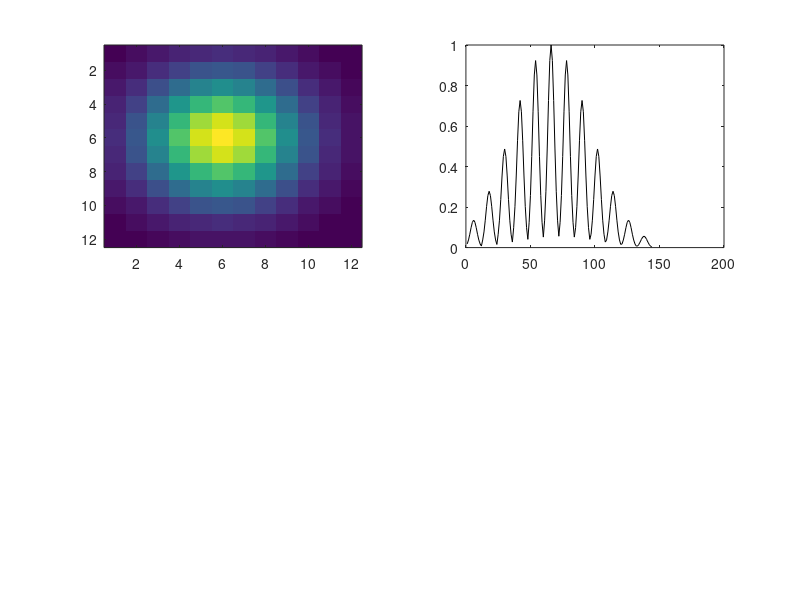

The MATLAB script that drew this image: (Note: this script raises an error after producing the figure.)
% test empirical logistic regression on 2D simulated example

% make 2D filter
nx = 12;
sig = 2.5;
[xx,yy] = meshgrid(1:nx,1:nx);
wtsim = exp(-((xx-nx/2).^2+(yy-nx/2).^2)/(2*sig^2));
clf; subplot(221);
imagesc(wtsim);

% make weights into column vector
wts = wtsim(:);  
nw = length(wts);
errfun = @(w)(norm(w-wts).^2);  % error function
tt = 1:nw;
subplot(222);
plot(tt,wts,'k');

%% Make stimuli & simulate response
nstim = 1000;
stim = 2*(randn(nstim,nw));  % Gaussian stimuli
xproj = stim*wts;
pp = logistic(xproj);
y = rand(nstim,1)<pp;

% Compute linear regression solution
wls = stim\y;
wls = wls/norm(wls)*norm(wts);
plot(tt,wts,'k',tt,wls);

%% Find ML estimate using Newton-Raphson
lfunc = @(w)(neglogli_bernoulliGLM(w,stim,y)); % neglogli function handle
opts = struct('tolX',1e-8,'tolFun',1e-8,'maxIter',1e4,'verbose',0);
tic;
[wml,nlogli,H] = fminNewton(lfunc,wls*.1,opts);
toc;

plot(tt,wts,'k',tt,[wls,wml]);
errs = [errfun(wls), errfun(wml)]

%% Find MAP estimate
hyperprs = [.1;.99];  % precision and AR1 parameter

mstruct.neglogli = @neglogli_bernoulliGLM; % neg log-likelihood function
mstruct.logprior = @logprior_AR1_2D;
mstruct.liargs = {stim,y}; % args for likelihood function
mstruct.priargs = {[nx,nx]}; % log-prior function
lfpost = @(w)(neglogpost_GLM(w,hyperprs,mstruct)); % posterior
% HessCheck(lfpost,wls);  % check gradient & Hessian

tic;
[wmap,nlogpost,H] = fminNewton(lfpost,wls*.1,opts);
toc;

plot(tt,wts,'k',tt,[wls,wml,wmap]);
axis tight;
legend('true','LS','ML','MAP');

% % Compare to performance of fminunc
% tic;
% opts2 = optimset('gradobj', 'on', 'Hessian', 'on');
% [wmap2,nlogpost2] = fminunc(lfpost,wls,opts2);
% toc;

% evaluate log-evidence
logevid_GLM(wmap,hyperprs,mstruct)

%% Search 2D space of hyperparameters 
% (compare evidince with filter error)

rhovals = [1 10 100 1000]';  % prior precision
avals = [.75 .8 .9 .95 .975 .99 .999]'; % AR1 smoothness

[rr,aa] = meshgrid(rhovals,avals);

errs = zeros(size(rr));
evids = zeros(size(rr));
wmaps = zeros(nw,numel(rr));

for jj = 1:numel(rr)
    hh = [rr(jj);aa(jj)];
    lfpost = @(w)(neglogpost_GLM(w,hh,mstruct));
    [wmap,nlogpost,H] = fminNewton(lfpost,wls*.1,opts);
    errs(jj) = errfun(wmap);
    evids(jj) = logevid_GLM(wmap,hh,mstruct);

    % Plot results
    tt = 1:nw;
    plot(tt,wts,'k',tt,[wls*norm(wts)/norm(wls),wmap]);
    axis tight;
    legend('true','LS','MAP');
    drawnow;
    wmaps(:,jj) = wmap;
    
end
subplot(321);
imagesc(log(rhovals),avals,-errs);
title('negative error');ylabel('alpha');xlabel('log precision');
subplot(322);
imagesc(log(rhovals),avals,evids);
title('log-evidence');ylabel('alpha');xlabel('log precision');


%% Set hyperparameters by maximizing marginal log-likelihood (EB)

% First, maximize log-evidence for precision and correlation parameters
hh0 = [1;.9];
[wEB,hprsEB,logevid] = findEBestimate_GLM(wls*.1,hh0,mstruct);



%% Second, fix correlation parameter to very close to 1, and just maximize
% evidence for precision

alpha = .95;
mstruct2 = mstruct;
mstruct2.logprior = @logprior_AR1_2Dfix;
mstruct2.priargs = {mstruct.priargs{:}, alpha};
[wEB2,hprsEB2,logevid2] = findEBestimate_GLM(wEB,hh0(1),mstruct2);



%%

Errs = [min(errs(:)), errfun(wEB), errfun(wEB2)]
Evidences = [max(evids(:)), logevid,logevid2]

subplot(324);
plot(tt,wts,'k',tt,[wls,wEB,wEB2]);
axis tight;
%legend('true','ML','EB1','EB2');

subplot(323);
imagesc(reshape(wts,nx,nx));
subplot(325);
imagesc(reshape(wEB,nx,nx));
subplot(326);
imagesc(reshape(wEB2,nx,nx));
